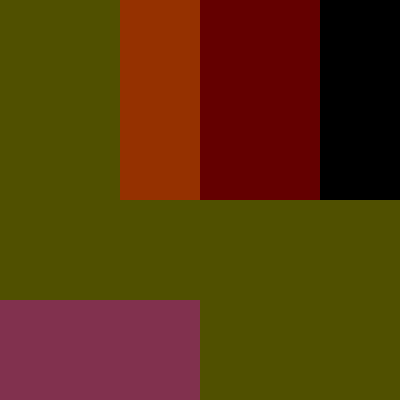
Frame 1 (no input)
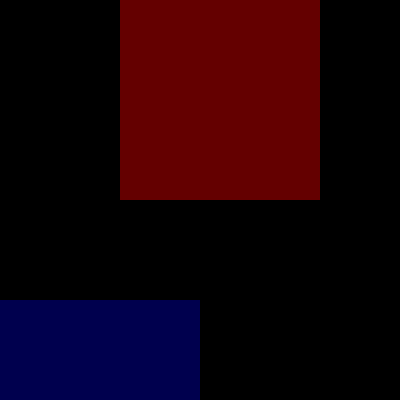
Frame 60 (the mouse pressed at the canvas centre just before this capture)
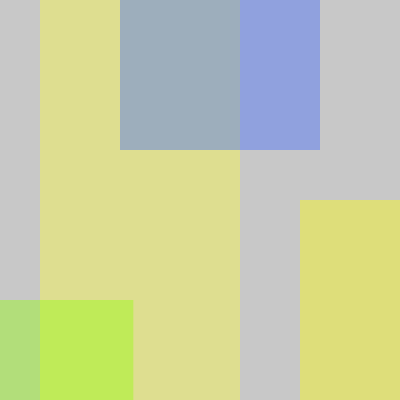
Frame 120 (the mouse held since frame 60 and released just before this capture)

The Processing sketch that drew these frames (run headless with seeded random() and noise(); from frame 60 on, the mouse is pressed at the canvas centre):

// Processing sketch: processing_167675
// ── processing_167675.pde



void setup() {
  size(400,400);
  noStroke();
}

void draw() {
  float w = mouseY;
  float x = mouseX;
  float c = get(mouseX,mouseY);
  float r = red(get(mouseX,mouseY));
  float g = green(get(mouseX,mouseY));
  float b = blue(get(mouseX,mouseY));
  
  background(mouseY);

  fill(r+x,g+x/2,x-b,100);
  rect(0+x/5,0,200,2600);
  fill(255-x,x/2,pow(r,x),100);
  rect(120,0,200,200-x/4);
  fill(b+x/1.3,g+x,x/r,100);
  rect(200+x/2,200,200,200);
  fill(b,r*x,200-x,100);
  rect(0,300,200-x/3,200);
  fill(255,180);
  rect(30+x/2.5,0,(x*1.5+w)*10,pow(b,x)*100);
  fill(0,180);
  rect(0+x/7,280,(x*1.5+w)*10,pow(b,x)*100);
}
